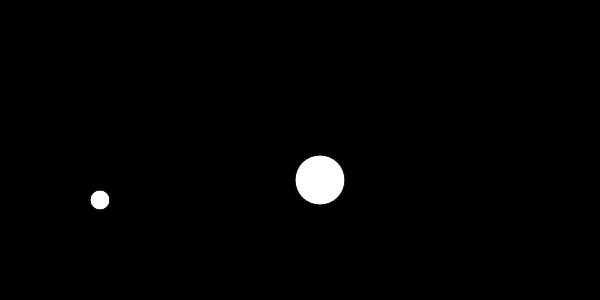
Frame 1 (no input)
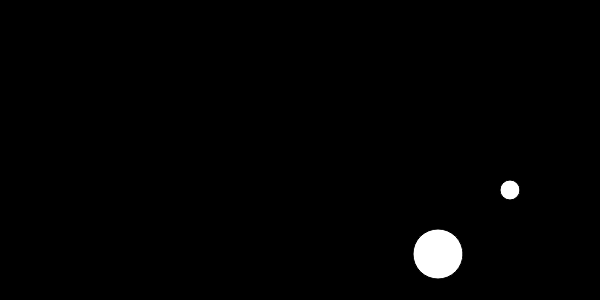
Frame 60 (no input)
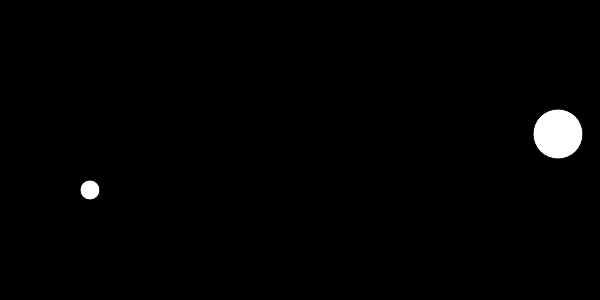
Frame 120 (the mouse pressed at the canvas centre since frame 60)

The p5.js sketch that drew these frames (run headless with seeded random() and noise() and a simulated clock; from frame 60 on, the mouse is pressed at the canvas centre):

// p5.js sketch
// ── sketch.js
let a_ball = {
  name: 'a-',
  x: 320,
  y: 180,
  xspeed: 2,
  yspeed: 2,
  r: 25
};

let b_ball = {
  name: 'b-',
  x: 100,
  y: 200,
  xspeed: 10,
  yspeed: 10,
  r: 10
};

function setup() {
  // print('a_ball', a_ball)
  // print('b_ball', b_ball)
  createCanvas(600, 300);
  // frameRate(0.5)
  // frameRate(2)
}

function draw() {
  background(0);
  draw_ball(a_ball);
  draw_ball(b_ball);
}

function draw_ball(ball) {
//   ball.xspeed = (mouseX - ball.x) / 10;
//   ball.yspeed = (mouseY - ball.y) / 10;

  circle(ball.x, ball.y, ball.r * 2);
  
  ball.x += ball.xspeed;
  ball.y += ball.yspeed;
  
  const off_left = ball.x < ball.r;
  const off_right = ball.x > width - ball.r;
  if (off_left || off_right) {
    ball.xspeed = -ball.xspeed;
  }
  const off_top = ball.y < ball.r;
  const off_bottom = ball.y > height - ball.r;
  if (off_top || off_bottom) {
    ball.yspeed = -ball.yspeed;
  }
  show_span(ball.name+'x', ball.x);
  show_span(ball.name+'y', ball.y);
  show_span(ball.name+'xspeed', ball.xspeed);
  show_span(ball.name+'yspeed', ball.yspeed, {line:1});
}

// show_span(a_label, a_value);
//   Show a_value in a span
//   a_label is the html id for the span
// show_span(a_label, a_value, a_opt);
//   a_opt = { line:1 }      // cause a line break
//   a_opt = { round:n }   // round value to n decimals
// eg. show miliseconds to 2 decimal places with a line break
//    show_span('milli', millis(), {line:1, round:2});
//
function show_span(a_label, a_value, a_opt) {
  let p_elm = select('#' + a_label);
  if (!p_elm) {
    p_elm = createSpan().id(a_label);
    p_elm.style('font-size', '30px');
  }
  let a_round = 2;
  if (a_opt && a_opt.round) {
    a_round = a_opt.round;
  }
  a_value = round(a_value, a_round)
  p_elm.html('[' + a_label + ' ' + a_value + '] ');
  if (a_opt && a_opt.line) {
    const br_label = '_' + a_label;
    let p_elm = select('#' + br_label);
    if (!p_elm) p_elm = createElement('br').id(br_label);
  }
}
